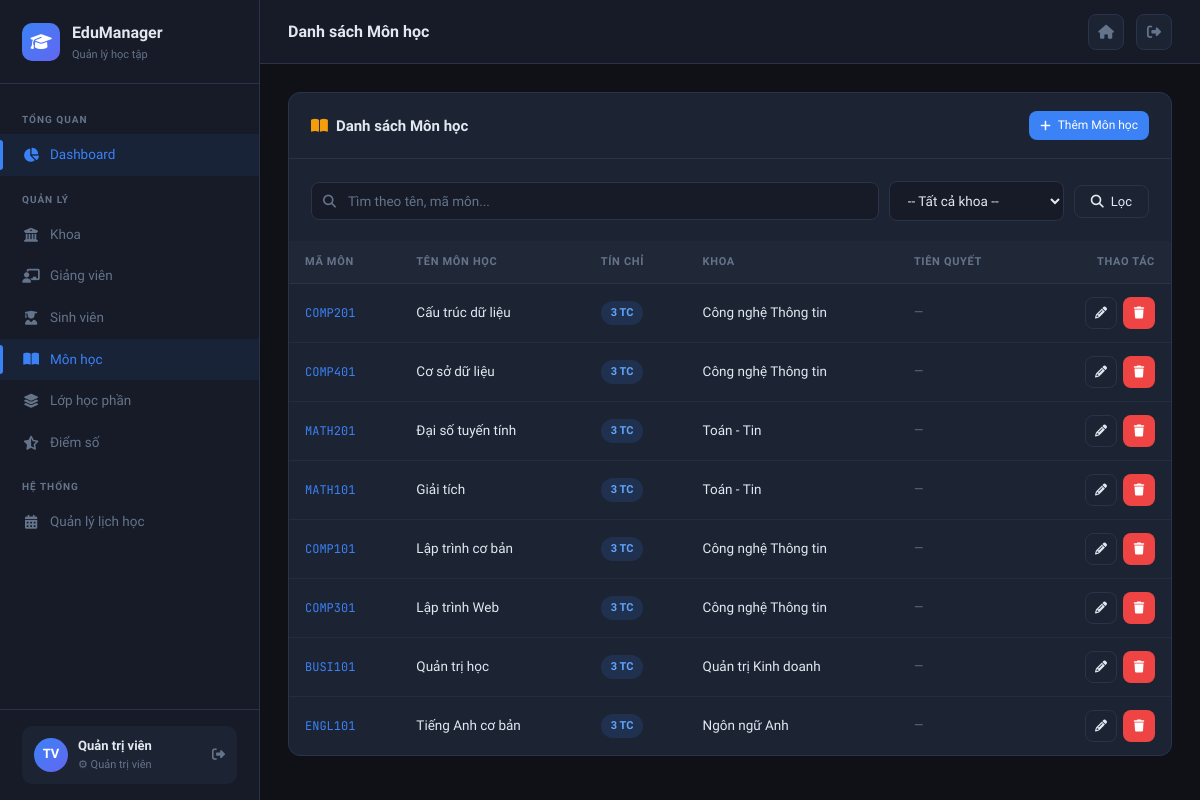
Page /mon-hoc (signed in) on the committed database.
### tables this page shows
CREATE TABLE mon_hoc (
    ma_mon         VARCHAR(10)  PRIMARY KEY,
    ten_mon        VARCHAR(150) NOT NULL,
    tin_chi        TINYINT      NOT NULL DEFAULT 3,
    ma_khoa        VARCHAR(10),
    mon_tien_quyet VARCHAR(10),
    mo_ta          TEXT,
    created_at     TIMESTAMP    DEFAULT CURRENT_TIMESTAMP,
    FOREIGN KEY (ma_khoa)        REFERENCES khoa(ma_khoa) ON DELETE SET NULL,
    FOREIGN KEY (mon_tien_quyet) REFERENCES mon_hoc(ma_mon) ON DELETE SET NULL
);

CREATE TABLE khoa (
    ma_khoa     VARCHAR(10)  PRIMARY KEY,
    ten_khoa    VARCHAR(100) NOT NULL,
    mo_ta       TEXT,
    truong_khoa VARCHAR(10),
    created_at  TIMESTAMP    DEFAULT CURRENT_TIMESTAMP,
    updated_at  TIMESTAMP    DEFAULT CURRENT_TIMESTAMP ON UPDATE CURRENT_TIMESTAMP
);

### core/Controller.php (called while the page is built, shortened)
<?php
abstract class Controller {
    protected function render(string $view, array $data = []): void {
        extract($data);
        $viewFile = BASE_PATH . "/views/{$view}.php";
        require $viewFile;
    }
    protected function view(string $view, array $data = [], string $layout = 'layout/main'): void {
        $data['content_view'] = $view;
        $this->render($layout, $data);
    }
    protected function get(string $key, mixed $default = ''): mixed {
        return isset($_GET[$key]) ? $this->sanitize($_GET[$key]) : $default;
    }
}

### controllers/MonHocController.php (called while the page is built, shortened)
<?php
require_once BASE_PATH . '/models/MonHocModel.php';
class MonHocController extends Controller {
    private MonHocModel $model;
    private KhoaModel $khoaModel;
    public function __construct() {
        $this->model     = new MonHocModel();
        $this->khoaModel = new KhoaModel();
    }
    public function index(): void {
        $page   = max(1, (int)$this->get('page', 1));
        $search = $this->get('search');
        $khoa   = $this->get('khoa');
        $result = $this->model->filter($search, $khoa, $page);
        $this->view('mon_hoc/index', ['title' => 'Quản lý Môn học', 'pageTitle' => 'Danh sách Môn học',
            'result' => $result, 'search' => $search, 'maKhoa' => $khoa,
            'danhSachKhoa' => $this->khoaModel->getAll('ten_khoa ASC')]);
    }
}

### index.php (called while the page is built, shortened)
<?php
require_once __DIR__ . '/core/Database.php';
require_once __DIR__ . '/core/Model.php';
require_once __DIR__ . '/core/Controller.php';
require_once __DIR__ . '/core/Router.php';
$router = new Router();
$router->get('/auth/login',  'AuthController', 'loginForm');
$router->post('/auth/login', 'AuthController', 'login');
$router->get('/auth/logout', 'AuthController', 'logout');
$router->get('/',          'DashboardController', 'index');
$router->get('/dashboard', 'DashboardController', 'index');
$router->get('/khoa',             'KhoaController', 'index');
$router->get('/khoa/create',      'KhoaController', 'create');
$router->post('/khoa/store',      'KhoaController', 'store');
$router->get('/khoa/edit/:id',    'KhoaController', 'edit');
$router->post('/khoa/update/:id', 'KhoaController', 'update');
$router->get('/khoa/delete/:id',  'KhoaController', 'delete');
$router->get('/sinh-vien',                'SinhVienController', 'index');
$router->get('/sinh-vien/create',         'SinhVienController', 'create');
$router->post('/sinh-vien/store',         'SinhVienController', 'store');
$router->get('/sinh-vien/edit/:id',       'SinhVienController', 'edit');
$router->post('/sinh-vien/update/:id',    'SinhVienController', 'update');
$router->get('/sinh-vien/delete/:id',     'SinhVienController', 'delete');
$router->get('/sinh-vien/show/:id',       'SinhVienController', 'show');
$router->get('/giang-vien',               'GiangVienController', 'index');
$router->get('/giang-vien/create',        'GiangVienController', 'create');
$router->post('/giang-vien/store',        'GiangVienController', 'store');
$router->get('/giang-vien/edit/:id',      'GiangVienController', 'edit');
$router->post('/giang-vien/update/:id',   'GiangVienController', 'update');
$router->get('/giang-vien/delete/:id',    'GiangVienController', 'delete');
$router->get('/mon-hoc',                  'MonHocController', 'index');
$router->get('/mon-hoc/create',           'MonHocController', 'create');
$router->post('/mon-hoc/store',           'MonHocController', 'store');
$router->get('/mon-hoc/edit/:id',         'MonHocController', 'edit');
$router->post('/mon-hoc/update/:id',      'MonHocController', 'update');
$router->get('/mon-hoc/delete/:id',       'MonHocController', 'delete');
$router->get('/lop-hoc-phan',             'LopHocPhanController', 'index');
$router->get('/lop-hoc-phan/create',      'LopHocPhanController', 'create');
$router->post('/lop-hoc-phan/store',      'LopHocPhanController', 'store');
$router->get('/lop-hoc-phan/edit/:id',    'LopHocPhanController', 'edit');
$router->post('/lop-hoc-phan/update/:id', 'LopHocPhanController', 'update');
$router->get('/lop-hoc-phan/delete/:id',  'LopHocPhanController', 'delete');
$router->get('/lop-hoc-phan/sinh-vien/:maLop',       'LopHocPhanController', 'students');
$router->post('/lop-hoc-phan/sinh-vien/add/:maLop',  'LopHocPhanController', 'addStudent');
$router->get('/lop-hoc-phan/sinh-vien/remove/:id',   'LopHocPhanController', 'removeStudent');
$router->get('/diem-so',                  'DiemSoController', 'index');
$router->get('/diem-so/lop/:maLop',       'DiemSoController', 'byLop');
$router->post('/diem-so/nhap/:maLop',     'DiemSoController', 'nhap');
$router->get('/dang-ky',                  'DangKyController', 'index');
$router->get('/dang-ky/moi',              'DangKyController', 'create');
$router->post('/dang-ky/store',           'DangKyController', 'store');
$router->get('/dang-ky/huy/:id',          'DangKyController', 'delete');
$router->get('/thoi-khoa-bieu', 'ThoiKhoaBieuController', 'index');
$router->dispatch();

### core/Database.php (called while the page is built, shortened)
<?php
class Database {
    private static ?Database $instance = null;
    private PDO $pdo;
    private function __construct() {
        $dsn = sprintf(
            'mysql:host=%s;dbname=%s;charset=%s',
            DB_HOST, DB_NAME, DB_CHARSET
        );
        $options = [
            PDO::ATTR_ERRMODE            => PDO::ERRMODE_EXCEPTION,
            PDO::ATTR_DEFAULT_FETCH_MODE => PDO::FETCH_ASSOC,
            PDO::ATTR_EMULATE_PREPARES   => false,
            PDO::MYSQL_ATTR_INIT_COMMAND => "SET NAMES utf8mb4",
        ];
        try {
            $this->pdo = new PDO($dsn, DB_USER, DB_PASSWORD, $options);
        } catch (PDOException $e) {
            die(json_encode(['error' => 'Kết nối database thất bại: ' . $e->getMessage()]));
        }
    }
    public static function getInstance(): Database {
        if (self::$instance === null) {
            self::$instance = new self();
        }
        return self::$instance;
    }
    public function fetchAll(string $sql, array $params = []): array {
        $stmt = $this->pdo->prepare($sql);
        $stmt->execute($params);
        return $stmt->fetchAll();
    }
    public function fetchOne(string $sql, array $params = []): ?array {
        $stmt = $this->pdo->prepare($sql);
        $stmt->execute($params);
        $row = $stmt->fetch();
        return $row ?: null;
    }
}

### models/MonHocModel.php (called while the page is built, shortened)
<?php
class MonHocModel extends Model {
    public function filter(?string $search, ?string $maKhoa, int $page): array {
        $where  = [];
        $params = [];
        $whereStr = $where ? implode(' AND ', $where) : '1=1';
        $total    = $this->db->fetchOne(
            "SELECT COUNT(*) as c FROM mon_hoc m WHERE {$whereStr}", $params)['c'] ?? 0;
        $offset   = ($page - 1) * PER_PAGE;
        $data     = $this->db->fetchAll("
            SELECT m.*, k.ten_khoa, tq.ten_mon as ten_tien_quyet
            FROM mon_hoc m
            LEFT JOIN khoa k ON k.ma_khoa = m.ma_khoa
            LEFT JOIN mon_hoc tq ON tq.ma_mon = m.mon_tien_quyet
            WHERE {$whereStr} ORDER BY m.ten_mon ASC
            LIMIT " . PER_PAGE . " OFFSET {$offset}", $params);
        return ['data' => $data, 'total' => (int)$total, 'per_page' => PER_PAGE,
                'current_page' => $page, 'last_page' => (int)ceil($total / PER_PAGE)];
    }
}

### core/Model.php (called while the page is built, shortened)
<?php
abstract class Model {
    public function __construct() {
        $this->db = Database::getInstance();
    }
}

### views/mon_hoc/index.php (the view, shortened to what this page needs)
<div class="card">
  <div class="card-header">
    <span class="card-title"><i class="fas fa-book-open" style="color:var(--clr-amber)"></i> Danh sách Môn học</span>
    <?php if (($_SESSION['user']['role'] ?? '') === 'admin'): ?>
    <a href="<?= BASE_URL ?>/mon-hoc/create" class="btn btn-primary btn-sm"><i class="fas fa-plus"></i> Thêm Môn học</a>
    <?php endif; ?>
  </div>
  <div class="card-body" style="padding-bottom:0">
    <form method="GET" class="search-bar">
      <div class="search-input-wrap">
        <i class="fas fa-search"></i>
        <input type="text" name="search" placeholder="Tìm theo tên, mã môn..." value="<?= htmlspecialchars($search) ?>">
      </div>
      <select name="khoa" style="width:auto;min-width:160px">
        <option value="">-- Tất cả khoa --</option>
      </select>
      <button type="submit" class="btn btn-secondary"><i class="fas fa-search"></i> Lọc</button>
    </form>
  </div>
  <div class="table-wrapper">
    <table>
      <thead><tr><th>Mã Môn</th><th>Tên Môn học</th><th>Tín chỉ</th><th>Khoa</th><th>Tiên quyết</th><th style="text-align:right">Thao tác</th></tr></thead>
      <tbody>
        <?php foreach ($result['data'] as $m): ?>
        <tr>
          <td><span class="mono"><?= htmlspecialchars($m['ma_mon']) ?></span></td>
          <td style="font-weight:500"><?= htmlspecialchars($m['ten_mon']) ?></td>
          <td><span class="badge badge-blue"><?= $m['tin_chi'] ?> TC</span></td>
          <td><?= htmlspecialchars($m['ten_khoa'] ?? '—') ?></td>
          <td style="color:var(--clr-muted);font-size:12px"><?= htmlspecialchars($m['ten_tien_quyet'] ?? '—') ?></td>
          <td>
            <div style="display:flex;gap:6px;justify-content:flex-end">
              <?php if (($_SESSION['user']['role'] ?? '') === 'admin'): ?>
              <a href="<?= BASE_URL ?>/mon-hoc/edit/<?= urlencode($m['ma_mon']) ?>" class="btn btn-secondary btn-sm btn-icon"><i class="fas fa-pencil"></i></a>
              <a href="<?= BASE_URL ?>/mon-hoc/delete/<?= urlencode($m['ma_mon']) ?>" class="btn btn-danger btn-sm btn-icon"
                 onclick="return confirm('Xóa môn học này?')"><i class="fas fa-trash"></i></a>
              <?php endif; ?>
            </div>
          </td>
        </tr>
        <?php endforeach; ?>
      </tbody>
    </table>
  </div>
</div>

### core/Router.php (shortened to what this page needs)
<?php
class Router {
    private array $routes = [];
    public function get(string $path, string $controller, string $method): void {
        $this->routes['GET'][$path] = [$controller, $method];
    }
    public function post(string $path, string $controller, string $method): void {
        $this->routes['POST'][$path] = [$controller, $method];
    }
    public function dispatch(): void {
        $method = $_SERVER['REQUEST_METHOD'];
        $uri    = parse_url($_SERVER['REQUEST_URI'], PHP_URL_PATH);
        $basePath = parse_url(BASE_URL, PHP_URL_PATH);
        if ($basePath && str_starts_with($uri, $basePath)) {
            $uri = substr($uri, strlen($basePath));
        }
        $uri = '/' . ltrim($uri, '/');
        foreach ($this->routes[$method] ?? [] as $route => $handler) {
            $pattern = preg_replace('/\/:([^\/]+)/', '/([^/]+)', $route);
            $pattern = '#^' . $pattern . '$#';
            if (preg_match($pattern, $uri, $matches)) {
                array_shift($matches);
                [$controllerName, $action] = $handler;
                $ctrl = new $controllerName();
                $ctrl->$action(...$matches);
                return;
            }
        }
    }
}

### views/layout/main.php (style rules this page uses)
:root { --sidebar-w: 260px; --header-h: 64px; --clr-bg: #0f1117; --clr-surface:#161b27; --clr-card: #1c2333; --clr-border:#2a3347; --clr-accent:#3b82f6; --clr-accent2:#6366f1; --clr-green: #22c55e; --clr-amber: #f59e0b; --clr-red: #ef4444; --clr-text: #e2e8f0; --clr-muted: #64748b; --clr-hover: #1e2740; --font: 'Be Vietnam Pro', sans-serif; --mono: 'JetBrains Mono', monospace; --radius: 10px; --shadow: 0 4px 24px rgba(0,0,0,.4); }
*, *::before, *::after { box-sizing: border-box; margin: 0; padding: 0; }
html { scroll-behavior: smooth; }
body { font-family: var(--font); background: var(--clr-bg); color: var(--clr-text); font-size: 14px; line-height: 1.6; display: flex; min-height: 100vh; }
.card { background: var(--clr-card); border: 1px solid var(--clr-border); border-radius: 12px; overflow: hidden; }
.card-header { padding: 18px 22px; border-bottom: 1px solid var(--clr-border); display: flex; align-items: center; justify-content: space-between; }
.card-title { font-size: 15px; font-weight: 600; color: var(--clr-text); display: flex; align-items: center; gap: 8px; }
.card-body { padding: 22px; }
.table-wrapper { overflow-x: auto; }
table { width: 100%; border-collapse: collapse; font-size: 13.5px; }
thead th { background: rgba(255,255,255,.02); padding: 12px 16px; text-align: left; font-size: 11px; font-weight: 600; color: var(--clr-muted); text-transform: uppercase; letter-spacing: .06em; border-bottom: 1px solid var(--clr-border); white-space: nowrap; }
tbody td { padding: 13px 16px; border-bottom: 1px solid rgba(255,255,255,.04); color: var(--clr-text); vertical-align: middle; }
tbody tr:last-child td { border-bottom: none; }
.mono { font-family: var(--mono); font-size: 12px; color: var(--clr-accent); }
.badge { display: inline-flex; align-items: center; gap: 4px; padding: 3px 10px; border-radius: 20px; font-size: 11px; font-weight: 600; }
.badge-blue { background: rgba(59,130,246,.15); color: #60a5fa; }
.btn { display: inline-flex; align-items: center; gap: 7px; padding: 8px 16px; border-radius: 8px; border: none; font-size: 13px; font-weight: 500; cursor: pointer; text-decoration: none; transition: all .2s; font-family: var(--font); }
.btn-primary { background: var(--clr-accent); color: #fff; }
.btn-danger { background: var(--clr-red); color: #fff; }
.btn-secondary { background: var(--clr-card); color: var(--clr-text); border: 1px solid var(--clr-border); }
.btn-sm { padding: 5px 11px; font-size: 12px; }
.btn-icon { width: 32px; height: 32px; padding: 0; justify-content: center; }
input, select, textarea { background: var(--clr-surface); border: 1px solid var(--clr-border); border-radius: 8px; padding: 10px 14px; color: var(--clr-text); font-size: 13.5px; font-family: var(--font); transition: border-color .2s, box-shadow .2s; width: 100%; }
input::placeholder { color: var(--clr-muted); }
select option { background: var(--clr-surface); }
.search-bar { display: flex; gap: 10px; align-items: center; margin-bottom: 20px; flex-wrap: wrap; }
.search-input-wrap { position: relative; flex: 1; min-width: 220px; }
.search-input-wrap i { position: absolute; left: 12px; top: 50%; transform: translateY(-50%); color: var(--clr-muted); font-size: 13px; }
.search-input-wrap input { padding-left: 36px; }

### rows in the picture
mon_hoc: ma_mon "COMP201", ten_mon "Cấu trúc dữ liệu", tin_chi "3", ma_khoa.ten_khoa "Công nghệ Thông tin", ten_tien_quyet "—"
mon_hoc: ma_mon "COMP401", ten_mon "Cơ sở dữ liệu", tin_chi "3", ma_khoa.ten_khoa "Công nghệ Thông tin", ten_tien_quyet "—"
mon_hoc: ma_mon "MATH201", ten_mon "Đại số tuyến tính", tin_chi "3", ma_khoa.ten_khoa "Toán - Tin", ten_tien_quyet "—"
mon_hoc: ma_mon "MATH101", ten_mon "Giải tích", tin_chi "3", ma_khoa.ten_khoa "Toán - Tin", ten_tien_quyet "—"
mon_hoc: ma_mon "COMP101", ten_mon "Lập trình cơ bản", tin_chi "3", ma_khoa.ten_khoa "Công nghệ Thông tin", ten_tien_quyet "—"
mon_hoc: ma_mon "COMP301", ten_mon "Lập trình Web", tin_chi "3", ma_khoa.ten_khoa "Công nghệ Thông tin", ten_tien_quyet "—"
mon_hoc: ma_mon "BUSI101", ten_mon "Quản trị học", tin_chi "3", ma_khoa.ten_khoa "Quản trị Kinh doanh", ten_tien_quyet "—"
mon_hoc: ma_mon "ENGL101", ten_mon "Tiếng Anh cơ bản", tin_chi "3", ma_khoa.ten_khoa "Ngôn ngữ Anh", ten_tien_quyet "—"
